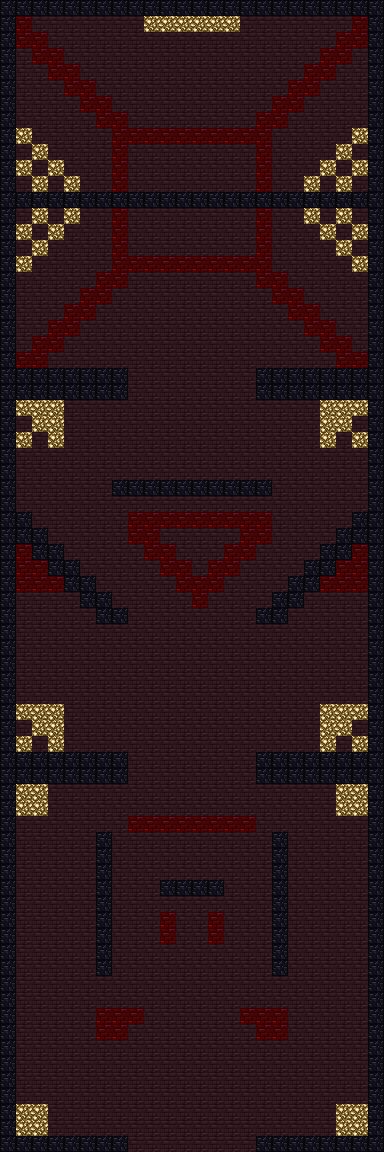

The image is a tile-based game level rendered from a .tmx file. Its description and complete source (layers, tilesets, objects, tile grids) follow:
An orthogonal 24x72 tile map with 16x16 px tiles, 1 tile layer (Capa de patrones 1).

<map version="1.4" tiledversion="1.4.2" orientation="orthogonal" renderorder="right-down" width="24" height="72" tilewidth="16" tileheight="16" infinite="0" nextlayerid="2" nextobjectid="1">
 <tileset firstgid="1" source="../Tilesets/tileset_1.tsx" />
 <layer id="1" name="Capa de patrones 1" width="24" height="72">
  <data encoding="csv">
8,8,8,8,8,8,8,8,8,8,8,8,8,8,8,8,8,8,8,8,8,8,8,8,
8,6,5,5,5,5,5,5,5,7,7,7,7,7,7,5,5,5,5,5,5,5,6,8,
8,6,6,5,5,5,5,5,5,5,5,5,5,5,5,5,5,5,5,5,5,6,6,8,
8,5,6,6,5,5,5,5,5,5,5,5,5,5,5,5,5,5,5,5,6,6,5,8,
8,5,5,6,6,5,5,5,5,5,5,5,5,5,5,5,5,5,5,6,6,5,5,8,
8,5,5,5,6,6,5,5,5,5,5,5,5,5,5,5,5,5,6,6,5,5,5,8,
8,5,5,5,5,6,6,5,5,5,5,5,5,5,5,5,5,6,6,5,5,5,5,8,
8,5,5,5,5,5,6,6,5,5,5,5,5,5,5,5,6,6,5,5,5,5,5,8,
8,7,5,5,5,5,5,6,6,6,6,6,6,6,6,6,6,5,5,5,5,5,7,8,
8,5,7,5,5,5,5,6,5,5,5,5,5,5,5,5,6,5,5,5,5,7,5,8,
8,7,5,7,5,5,5,6,5,5,5,5,5,5,5,5,6,5,5,5,7,5,7,8,
8,5,7,5,7,5,5,6,5,5,5,5,5,5,5,5,6,5,5,7,5,7,5,8,
8,8,8,8,8,8,8,8,8,8,8,8,8,8,8,8,8,8,8,8,8,8,8,8,
8,5,7,5,7,5,5,6,5,5,5,5,5,5,5,5,6,5,5,7,5,7,5,8,
8,7,5,7,5,5,5,6,5,5,5,5,5,5,5,5,6,5,5,5,7,5,7,8,
8,5,7,5,5,5,5,6,5,5,5,5,5,5,5,5,6,5,5,5,5,7,5,8,
8,7,5,5,5,5,5,6,6,6,6,6,6,6,6,6,6,5,5,5,5,5,7,8,
8,5,5,5,5,5,6,6,5,5,5,5,5,5,5,5,6,6,5,5,5,5,5,8,
8,5,5,5,5,6,6,5,5,5,5,5,5,5,5,5,5,6,6,5,5,5,5,8,
8,5,5,5,6,6,5,5,5,5,5,5,5,5,5,5,5,5,6,6,5,5,5,8,
8,5,5,6,6,5,5,5,5,5,5,5,5,5,5,5,5,5,5,6,6,5,5,8,
8,5,6,6,5,5,5,5,5,5,5,5,5,5,5,5,5,5,5,5,6,6,5,8,
8,6,6,5,5,5,5,5,5,5,5,5,5,5,5,5,5,5,5,5,5,6,6,8,
8,8,8,8,8,8,8,8,5,5,5,5,5,5,5,5,8,8,8,8,8,8,8,8,
8,8,8,8,8,8,8,8,5,5,5,5,5,5,5,5,8,8,8,8,8,8,8,8,
8,7,7,7,5,5,5,5,5,5,5,5,5,5,5,5,5,5,5,5,7,7,7,8,
8,5,7,7,5,5,5,5,5,5,5,5,5,5,5,5,5,5,5,5,7,7,5,8,
8,7,5,7,5,5,5,5,5,5,5,5,5,5,5,5,5,5,5,5,7,5,7,8,
8,5,5,5,5,5,5,5,5,5,5,5,5,5,5,5,5,5,5,5,5,5,5,8,
8,5,5,5,5,5,5,5,5,5,5,5,5,5,5,5,5,5,5,5,5,5,5,8,
8,5,5,5,5,5,5,8,8,8,8,8,8,8,8,8,8,5,5,5,5,5,5,8,
8,5,5,5,5,5,5,5,5,5,5,5,5,5,5,5,5,5,5,5,5,5,5,8,
8,8,5,5,5,5,5,5,6,6,6,6,6,6,6,6,6,5,5,5,5,5,8,8,
8,8,8,5,5,5,5,5,6,6,5,5,5,5,5,6,6,5,5,5,5,8,8,8,
8,6,8,8,5,5,5,5,5,6,6,5,5,5,6,6,5,5,5,5,8,8,6,8,
8,6,6,8,8,5,5,5,5,5,6,6,5,6,6,5,5,5,5,8,8,6,6,8,
8,6,6,6,8,8,5,5,5,5,5,6,6,6,5,5,5,5,8,8,6,6,6,8,
8,5,5,5,5,8,8,5,5,5,5,5,6,5,5,5,5,8,8,5,5,5,5,8,
8,5,5,5,5,5,8,8,5,5,5,5,5,5,5,5,8,8,5,5,5,5,5,8,
8,5,5,5,5,5,5,5,5,5,5,5,5,5,5,5,5,5,5,5,5,5,5,8,
8,5,5,5,5,5,5,5,5,5,5,5,5,5,5,5,5,5,5,5,5,5,5,8,
8,5,5,5,5,5,5,5,5,5,5,5,5,5,5,5,5,5,5,5,5,5,5,8,
8,5,5,5,5,5,5,5,5,5,5,5,5,5,5,5,5,5,5,5,5,5,5,8,
8,5,5,5,5,5,5,5,5,5,5,5,5,5,5,5,5,5,5,5,5,5,5,8,
8,7,7,7,5,5,5,5,5,5,5,5,5,5,5,5,5,5,5,5,7,7,7,8,
8,5,7,7,5,5,5,5,5,5,5,5,5,5,5,5,5,5,5,5,7,7,5,8,
8,7,5,7,5,5,5,5,5,5,5,5,5,5,5,5,5,5,5,5,7,5,7,8,
8,8,8,8,8,8,8,8,5,5,5,5,5,5,5,5,8,8,8,8,8,8,8,8,
8,8,8,8,8,8,8,8,5,5,5,5,5,5,5,5,8,8,8,8,8,8,8,8,
8,7,7,5,5,5,5,5,5,5,5,5,5,5,5,5,5,5,5,5,5,7,7,8,
8,7,7,5,5,5,5,5,5,5,5,5,5,5,5,5,5,5,5,5,5,7,7,8,
8,5,5,5,5,5,5,5,6,6,6,6,6,6,6,6,5,5,5,5,5,5,5,8,
8,5,5,5,5,5,8,5,5,5,5,5,5,5,5,5,5,8,5,5,5,5,5,8,
8,5,5,5,5,5,8,5,5,5,5,5,5,5,5,5,5,8,5,5,5,5,5,8,
8,5,5,5,5,5,8,5,5,5,5,5,5,5,5,5,5,8,5,5,5,5,5,8,
8,5,5,5,5,5,8,5,5,5,8,8,8,8,5,5,5,8,5,5,5,5,5,8,
8,5,5,5,5,5,8,5,5,5,5,5,5,5,5,5,5,8,5,5,5,5,5,8,
8,5,5,5,5,5,8,5,5,5,6,5,5,6,5,5,5,8,5,5,5,5,5,8,
8,5,5,5,5,5,8,5,5,5,6,5,5,6,5,5,5,8,5,5,5,5,5,8,
8,5,5,5,5,5,8,5,5,5,5,5,5,5,5,5,5,8,5,5,5,5,5,8,
8,5,5,5,5,5,8,5,5,5,5,5,5,5,5,5,5,8,5,5,5,5,5,8,
8,5,5,5,5,5,5,5,5,5,5,5,5,5,5,5,5,5,5,5,5,5,5,8,
8,5,5,5,5,5,5,5,5,5,5,5,5,5,5,5,5,5,5,5,5,5,5,8,
8,5,5,5,5,5,6,6,6,5,5,5,5,5,5,6,6,6,5,5,5,5,5,8,
8,5,5,5,5,5,6,6,5,5,5,5,5,5,5,5,6,6,5,5,5,5,5,8,
8,5,5,5,5,5,5,5,5,5,5,5,5,5,5,5,5,5,5,5,5,5,5,8,
8,5,5,5,5,5,5,5,5,5,5,5,5,5,5,5,5,5,5,5,5,5,5,8,
8,5,5,5,5,5,5,5,5,5,5,5,5,5,5,5,5,5,5,5,5,5,5,8,
8,5,5,5,5,5,5,5,5,5,5,5,5,5,5,5,5,5,5,5,5,5,5,8,
8,7,7,5,5,5,5,5,5,5,5,5,5,5,5,5,5,5,5,5,5,7,7,8,
8,7,7,5,5,5,5,5,5,5,5,5,5,5,5,5,5,5,5,5,5,7,7,8,
8,8,8,8,8,8,8,8,5,5,5,5,5,5,5,5,8,8,8,8,8,8,8,8
</data>
 </layer>
</map>